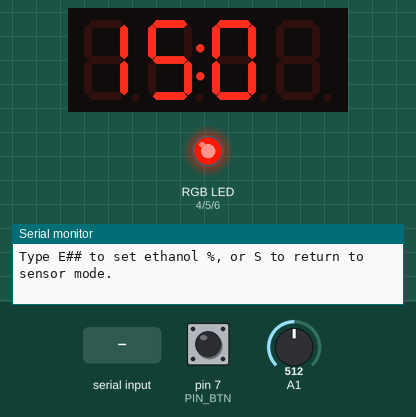
Bench run of a sketch on a simulated Arduino Uno, built with avr-gcc and run on an emulated ATmega328P. Parts: 4-digit seven-segment display, an RGB LED mixed from three pins (HIGH = lit), the last lines printed to the serial monitor. The test bench sets the inputs (shaded band); at power-on: pin 7 (PIN_BTN) HIGH, A1 = 512. Dim RGB values are drawn brighter than linear.

Above: at 1.2 s.
1.3 s: pin 7 (PIN_BTN) pulled LOW for 3.2 s
At 2.27 s:
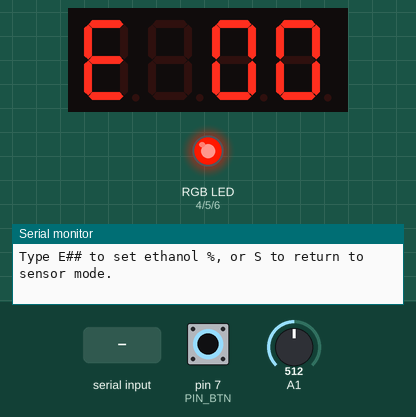
6.0 s: A1 set to 601
At 6.7 s:
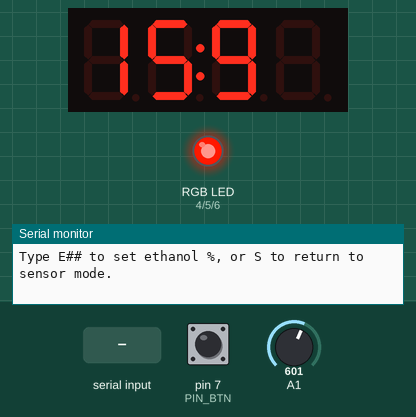
7.5 s: A1 set to 628
At 8.7 s:
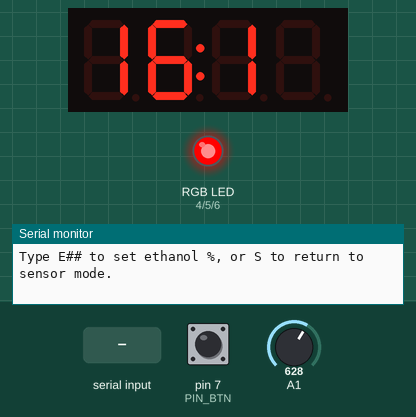
9.0 s: A1 set to 306
At 10.3 s:
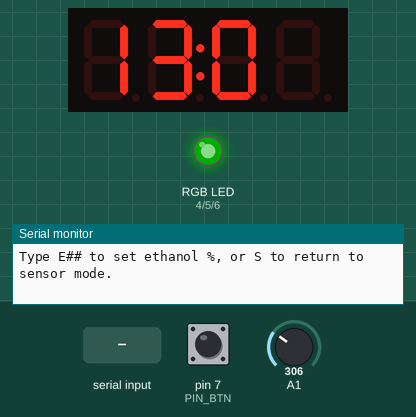
10.6 s: "E90\n" received over Serial
At 11.7 s:
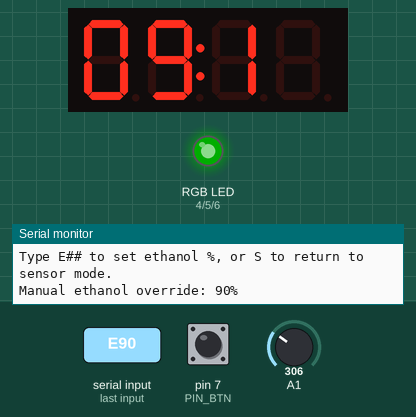
12.1 s: pin 7 (PIN_BTN) pulled LOW for 1 s
At 12.71 s:
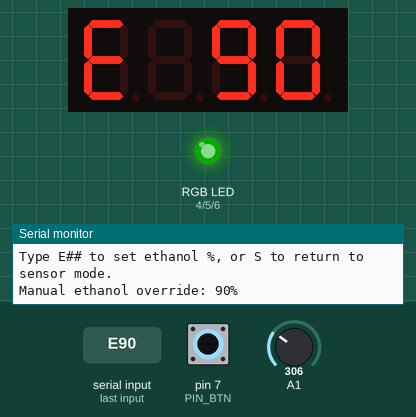
Timing chart, 0 to 15.1 s (numbered marks = the images above; inputs shaded):
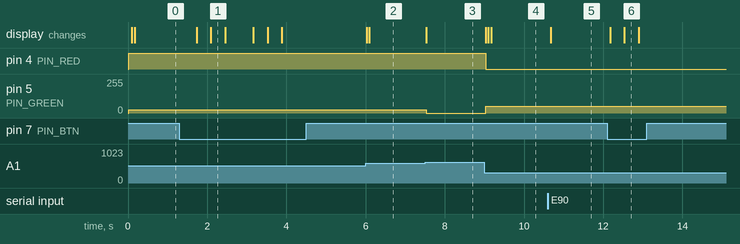

Measured:
- after the input at 1.3 s, the display: first changes after 0.44 s (image 1 shows a later state)
- after the input at 6.0 s, the display: first changes at once (image 2 shows a later state)
- after the input at 7.5 s, pin 5 (PIN_GREEN): 25/255 → 0/255 at once; the display: changes at once (image 3)
- after the input at 9.0 s, pin 4 (PIN_RED): HIGH → LOW at once; pin 5 (PIN_GREEN): 0/255 → 50/255 at once; the display: first changes at once (image 4 shows a later state)
- after the input at 10.6 s, the display: changes after 0.07 s (image 5)
- after the input at 12.1 s, the display: first changes after 0.08 s (image 6 shows a later state)

The sketch:

MiniLambdaEth.ino
```cpp
#include <Arduino.h>
#include <TM1637Display.h>

#define CLK 2
#define DIO 3

const int PIN_RED   = 4;
const int PIN_GREEN = 5;
const int PIN_BLUE  = 6;

const int PIN_BTN     = 7;   // Mode cycler
const int PIN_ETHANOL = 8;   // GM flex sensor input

TM1637Display display(CLK, DIO);

// AFR smoothing
float smoothAFR = 0;
const float afrAlpha = 0.85;

// Mode 0–3
int mode = 0;
unsigned long lastButton = 0;
const unsigned long debounceDelay = 300;

// "E" symbol
const uint8_t SEG_LETTER_E = 0b01111001;

// Manual ethanol override
bool manualETH = true;
float manualEthValue = 0;

// Read GM ethanol sensor (50–150 Hz → 0–100%)
float ReadETH() {
  unsigned long highTime = pulseIn(PIN_ETHANOL, HIGH, 25000);
  unsigned long lowTime  = pulseIn(PIN_ETHANOL, LOW, 25000);

  if (highTime == 0 || lowTime == 0) return 0;

  float period = highTime + lowTime;
  float freq = 1000000.0 / period;

  float ethanol = (freq - 50.0);
  if (ethanol < 0) ethanol = 0;
  if (ethanol > 100) ethanol = 100;

  return ethanol;
}

// serial input for ethanol%
void checkSerialInput() {
  if (Serial.available()) {
    String input = Serial.readStringUntil('\n');
    input.trim();

    // Return to sensor mode
    if (input.equalsIgnoreCase("S")) {
      manualETH = false;
      Serial.println("Sensor mode enabled.");
      return;
    }

    // Manual override: E##
    if (input.startsWith("E") || input.startsWith("e")) {
      String num = input.substring(1);
      int val = num.toInt();

      if (val >= 0 && val <= 100) {
        manualETH = true;
        manualEthValue = val;
        Serial.print("Manual ethanol override: ");
        Serial.print(val);
        Serial.println("%");
      } else {
        Serial.println("Invalid ethanol value. Use E0–E100.");
      }
    }
  }
}

void setup() {
  Serial.begin(9600);
  Serial.println("Type E## to set ethanol %, or S to return to sensor mode.");

  display.setBrightness(3);

  pinMode(PIN_RED,   OUTPUT);
  pinMode(PIN_GREEN, OUTPUT);
  pinMode(PIN_BLUE,  OUTPUT);

  pinMode(PIN_BTN, INPUT_PULLUP);
  pinMode(PIN_ETHANOL, INPUT);
}

void loop() {

  // Check for serial override commands
  checkSerialInput();

  // Mode cycling
  if (millis() - lastButton > debounceDelay) {
    if (digitalRead(PIN_BTN) == LOW) {
      mode++;
      if (mode > 3) mode = 0;
      lastButton = millis();
    }
  }

  // Wideband input
  int raw = analogRead(A1);
  float afrRaw = 10.0 + (raw / 1023.0) * 10.0;

  // Smooth AFR
  smoothAFR = smoothAFR + afrAlpha * (afrRaw - smoothAFR);

  // Lambda
  float lambda = smoothAFR / 14.7;

  // Ethanol %
  float ethanol;
  if (manualETH) ethanol = manualEthValue;
  else ethanol = ReadETH();

  // Stoich AFR for blend
  float stoichAFR = 14.7 - (14.7 - 9.8) * (ethanol / 100.0);

  // Ethanol based AFR
  float afrCorrected = lambda * stoichAFR;

  // Display buffer
  uint8_t seg[4] = {0,0,0,0};

  if (mode == 0) {
    // MODE 0: 14.7 stoich AFR
    int afr10 = (int)(smoothAFR * 10 + 0.5);
    if (afr10 > 999) afr10 = 999;

    seg[0] = display.encodeDigit(afr10 / 100);
    seg[1] = display.encodeDigit((afr10 / 10) % 10) | 0x80;
    seg[2] = display.encodeDigit(afr10 % 10);
    seg[3] = 0x00;
  }

  else if (mode == 1) {
    // MODE 1: Ethanol corrected AFR
    int afr10 = (int)(afrCorrected * 10 + 0.5);
    if (afr10 > 999) afr10 = 999;

    seg[0] = display.encodeDigit(afr10 / 100);
    seg[1] = display.encodeDigit((afr10 / 10) % 10) | 0x80;
    seg[2] = display.encodeDigit(afr10 % 10);
    seg[3] = 0x00;
  }

  else if (mode == 2) {
    // MODE 2: Lambda
    int lam100 = (int)(lambda * 100 + 0.5);
    if (lam100 > 999) lam100 = 999;

    seg[0] = 0x00;
    seg[1] = display.encodeDigit(lam100 / 100) | 0x80;
    seg[2] = display.encodeDigit((lam100 / 10) % 10);
    seg[3] = display.encodeDigit(lam100 % 10);
  }

  else if (mode == 3) {
    // MODE 3: Ethanol %
    int e = (int)(ethanol + 0.5);
    if (e > 100) e = 100;

    seg[0] = SEG_LETTER_E;
    seg[1] = (e >= 100) ? display.encodeDigit(1) : 0x00;
    seg[2] = display.encodeDigit((e / 10) % 10);
    seg[3] = display.encodeDigit(e % 10);
  }

  display.setSegments(seg);

  // LED AFR indicator
  float voltage = raw * (5.0 / 1023.0);

  analogWrite(PIN_RED,   0);
  analogWrite(PIN_GREEN, 0);
  analogWrite(PIN_BLUE,  0);

  if (voltage <= 1.875) {
    analogWrite(PIN_GREEN, 50);
  }
  else if (voltage <= 3) {
    analogWrite(PIN_RED, 255);
    analogWrite(PIN_GREEN, 25);
  }
  else {
    analogWrite(PIN_RED, 255);
  }

  delay(50);
}
```
